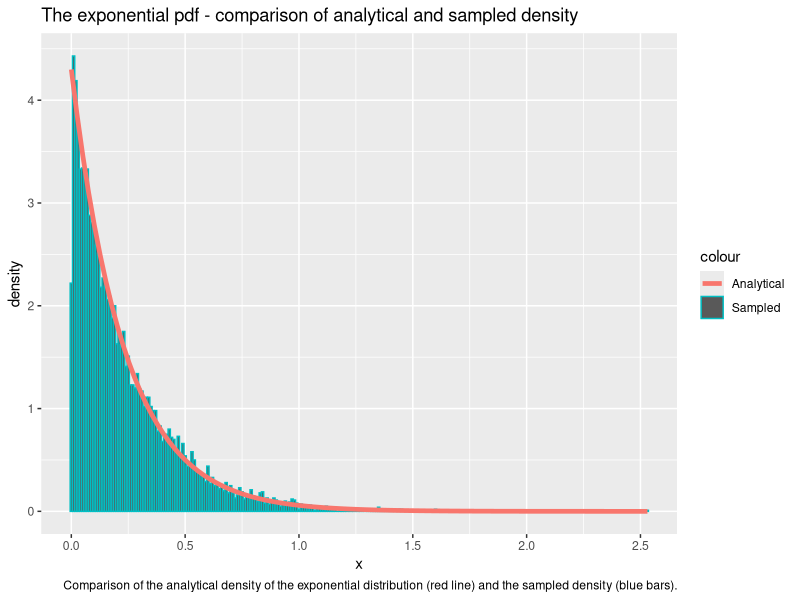
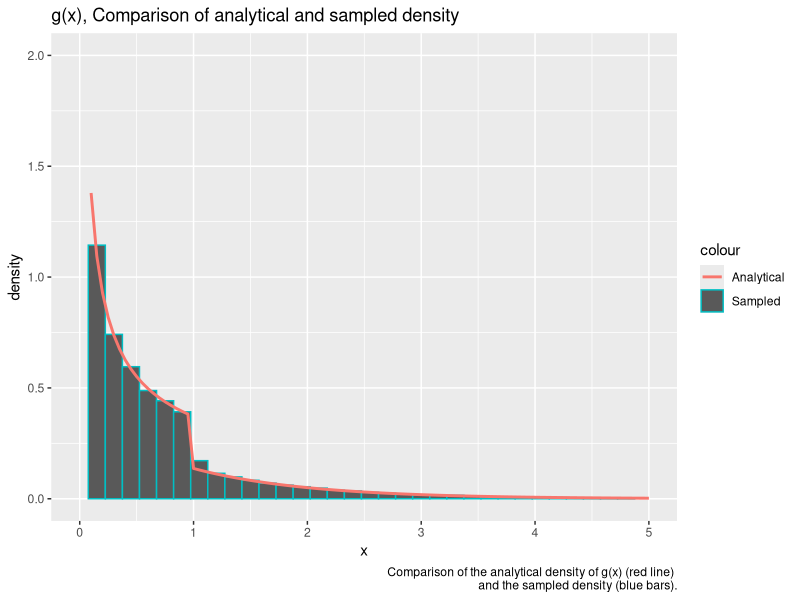
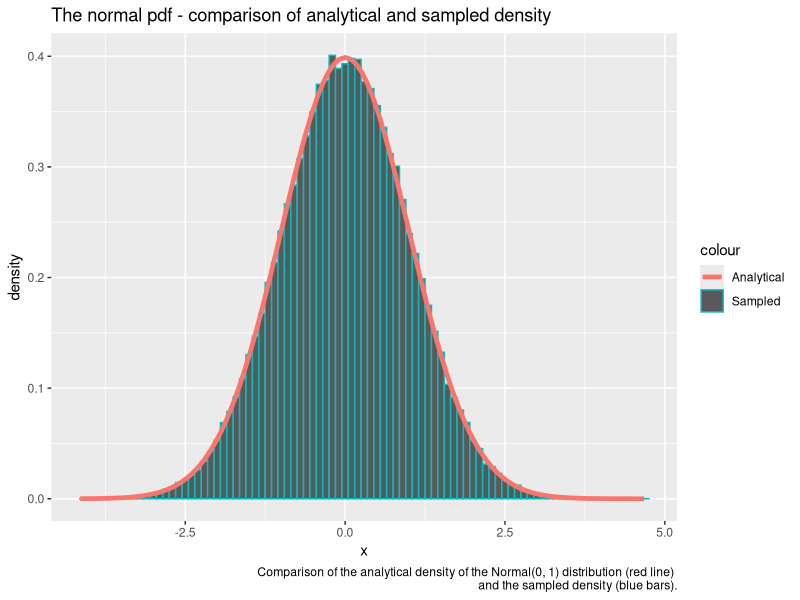
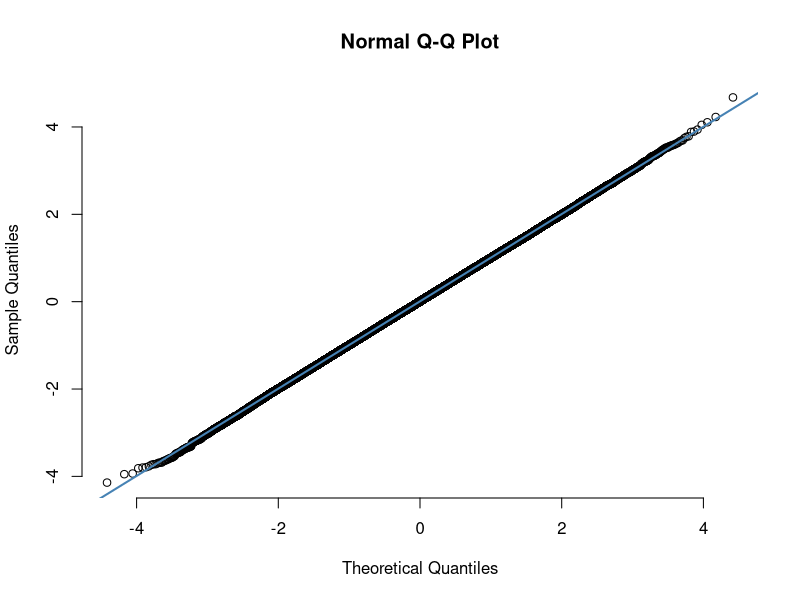
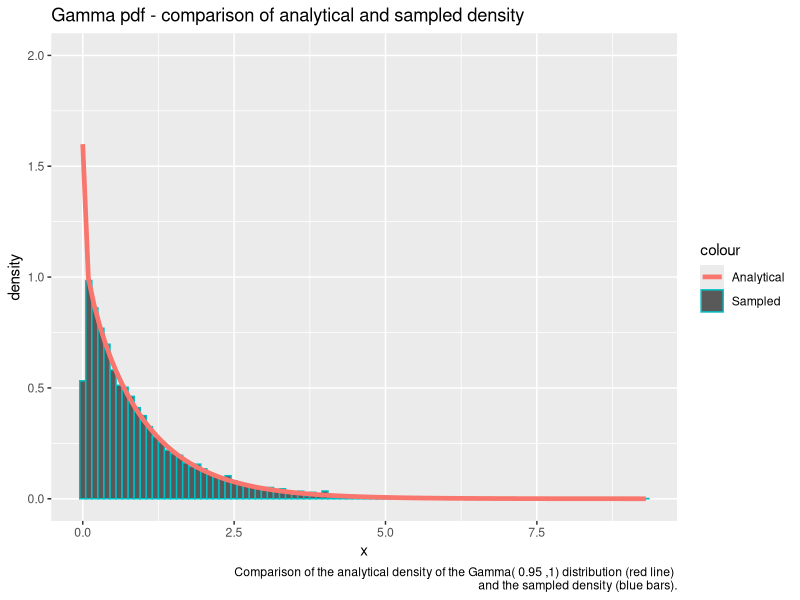
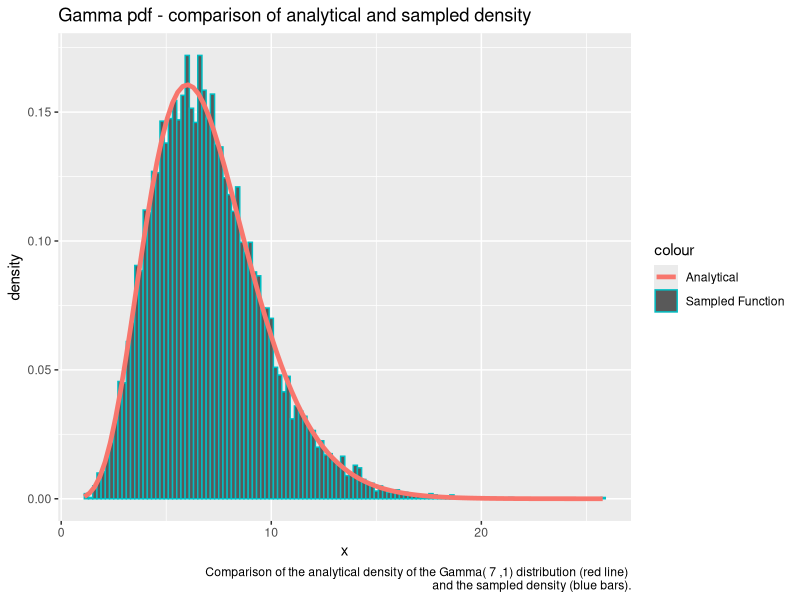
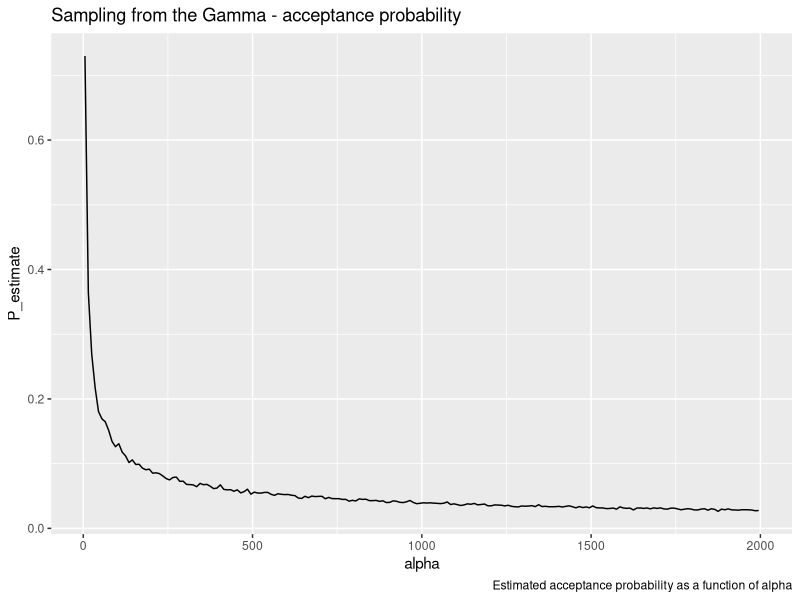
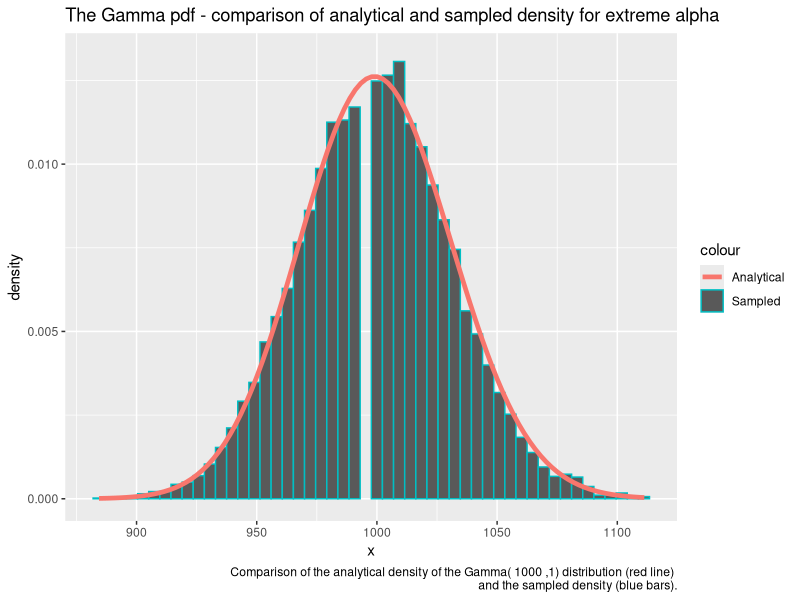

The R script that drew these images, in order:
## ---- chunk 1
library(formatR)
showsol <- FALSE
library(knitr)
opts_chunk$set(tidy.opts = list(width.cutoff = 68), tidy = TRUE, warning = FALSE, error = FALSE, message = FALSE, echo = TRUE)
## ---- chunk 2
library(ggplot2) # Load library for plotting
exponential<- function(lambda, n=1){ # Make default n = 1
  u = runif(n) # Draw uniformly distributed variables
  x = -1/lambda*log(u) # Do transformation to get exp. distr. variables 
  return(x)
}
## ---- chunk 3
n = 10000 # Number of samples
lambda = 4.300
x = exponential(lambda,n) # Draw samples from created function
cat('Theoretical mean: ', 1/lambda,' Computed mean: ', mean(x),'\n')
cat('Theoretical variance: ', 1/lambda^2, ' Computed variance: ', var(x))
## ---- chunk 4
# Prepare generated samples for plotting by putting them in a dataframe 
df2 <- data.frame(theo=seq(0,max(x),length.out=n), x=x)
# Plot the data
ggplot(df2, aes(x = x)) + geom_histogram(aes(y = ..density.., color = "Sampled"), binwidth=0.01) + stat_function(fun=dexp,geom = "line",size=1.6,args = (mean=lambda),aes(color="Analytical")) + ggtitle("The exponential pdf - comparison of analytical and sampled density") + labs(x='x', y='density', caption='Comparison of the analytical density of the exponential distribution (red line) and the sampled density (blue bars).')
## ---- chunk 5
# The function g(x) from problem A.2
g = function(x, alpha){
  c = alpha*exp(1)/(alpha+exp(1))
  result = vector(length = length(x))
  result[x<1.] = c*x[x<1.]^(alpha-1)
  result[x>=1.] = c*exp(-x[x>=1.])
  return(as.double(result))}

# The following function returns n from the density function g(x)
# by doing inversion sampling
G_inv = function(n, alpha){
  c = alpha*exp(1)/(alpha+exp(1))
  u = runif(n)
  result = vector(length = n)
  result[u < c/alpha] = (alpha/c * u[u < c/alpha])^(1/alpha)
  result[u >= c/alpha] = -log(1/alpha + exp(-1) - u[u >= c/alpha]/c)
  return(result)}

alpha = 0.4300
n = 100000
xsamples = G_inv(n, alpha) # Sample from the density function g(x) by inversion sampling
c = alpha*exp(1)/(alpha+exp(1))
mean = c/(alpha+1) + 2*c/exp(1)
cat('Theoretical mean: ', mean, ' Sampled mean: ', mean(xsamples))
## ---- chunk 6
variance = c/(alpha+2)+5*c/exp(1) - mean^2
cat('Theoretical variance: ', variance, ' Sampled variance: ', var(xsamples))
## ---- chunk 7
# Prepare generated samples for plotting by putting them in a dataframe 
df2 <- data.frame(theo=seq(0,max(xsamples),length.out=n), value=xsamples)
# Plot the data
ggplot(df2, aes(x = value)) + geom_histogram(aes(y = ..density.., color='Sampled'), binwidth=0.15) + stat_function(fun=g,geom = "line",size=1., args = (mean=alpha), alpha = 1., aes(color="Analytical")) + ggtitle("g(x), Comparison of analytical and sampled density") + ylim(0,2) + xlim(0,5)+labs(x='x', y='density', caption=paste('Comparison of the analytical density of g(x) (red line) \n and the sampled density (blue bars).'))
## ---- chunk 8
# Function to draw n i.i.d. Normal(0,1) variables based on Box-Muller transform
normal <- function(n){
  x_1 <- runif(n/2)
  x_2 <- exponential(1/2, n/2)
  y_1 <- sqrt(x_2)*cos(2*pi*x_1)
  y_2 <- sqrt(x_2)*sin(2*pi*x_1)
  y <- c(y_1,y_2)
  return(y)}
## ---- chunk 9
n = 100000
x <- normal(n) # Draw n i.i.d. Normal(0,1) variables
cat('Theoretical mean: ', 0,' Computed mean: ', mean(x),'\n')
cat('Theoretical variance: ', 1, ' Computed variance: ', var(x))
## ---- chunk 10
# Prepare generated samples for plotting by putting them in a dataframe 
df2 <- data.frame(theo=seq(0,max(x),length.out=n), value=x)
# Plot the data
ggplot(df2, aes(x = value)) + geom_histogram(aes(y = ..density.., col = "Sampled"), binwidth=0.1) + stat_function(fun=dnorm,aes(col = "Analytical"),geom = "line",size=1.6,args = list(mean=0, sd = 1)) + ggtitle("The normal pdf - comparison of analytical and sampled density") + labs(x='x', y='density', caption=paste('Comparison of the analytical density of the Normal(0, 1) distribution (red line) \n and the sampled density (blue bars).'))
# Make a qq-plot of the generated samples
qqnorm(x, pch = 1, frame = FALSE)
qqline(x, col = "steelblue", lwd = 2)
## ---- chunk 11
# Function to draw one sample of a d-variate Normal(mu, sigma) variable
# The function uses a transformation of d i.i.d. Normal(0,1) variables
normal_d <- function(d, mu, sigma){
  x <- normal(d)
  y <- mu + t(chol(sigma))%*%x
  return(y)}
## ---- chunk 12
d = 2
n = 100000
mu = c(1,2) # Mean vector
sigma = matrix(c(2.5,3,3,10),ncol=2,nrow=2) # Covariance matrix
sample = matrix(NA, ncol = d, nrow = n) # Prepare to draw samples
for (i in 1:n){
  sample[i,] <- normal_d(d,mu,sigma) # Draw n samples
}
average = apply(sample, 2,mean)
cat('Mean vector: \n')
average
covmat = cov(sample)
cat('Covariance matrix: \n')
covmat
## ---- chunk 13
library(nortest)
# Conduct Anderson-Daling test to check normality of the data
ad.test(sample[,1])
ad.test(sample[,2])
## ---- chunk 14
small_gamma = function(alpha, n=1){
  result = vector()
  iter = 0
  sampled = 0
  c = 1/(gamma(alpha)) * (1/alpha + exp(-1))
  
  while(sampled < n){

    # Sample from g(x)
    uniform2 = runif(n)
    x = G_inv(n, alpha)
    # Compute the acceptance probabilites
    probs = dgamma(x, alpha, rate=1) / (c * as.double(g(x, alpha)))
    # Append samples where u < f(x) / c g(x)
    result = append(result, x[uniform2 <= probs])
    # Increase counters
    sampled = sampled + sum(uniform2 <= probs)
    iter = iter + n
  }
  
  iter = iter - length(result) + n
  
  return(list(samples = result[seq(1:n)], iter = iter))
}
## ---- chunk 15
alpha = 0.95
G1 <- small_gamma(alpha, 10000)
df12 = data.frame(G1)

cat('Theoretical mean: ', alpha,' Computed mean: ', mean(G1$samples),'\n')
cat('Theoretical variance: ', alpha, ' Computed variance: ', var(G1$samples))
## ---- chunk 16
ggplot(data=df12, aes(x=samples)) + geom_histogram(data=df12, aes(x=samples, y=..density.., color="Sampled"), binwidth=0.1) +  stat_function(fun=dgamma, geom = "line",size=1.6, args = list(shape=alpha, rate=1), aes(x=samples, color = "Analytical")) + ggtitle("Gamma pdf - comparison of analytical and sampled density") + ylim(0. ,2.0) + labs(x='x', y='density', caption=paste('Comparison of the analytical density of the Gamma(', alpha, ',1) distribution (red line) \n and the sampled density (blue bars).'))
## ---- chunk 17
large_gamma <- function(alpha, n=1){
  # Log transformations of a and b+
  loga = 1/2 * (alpha - 1) * (log(alpha - 1) - 1)
  logb = 1/2 * (alpha + 1) * (log(alpha + 1) - 1)
  result = vector(mode="numeric")
  
  i = 0
  iter = 0
  while (i < n){
    iter = iter + 1 
    log_x_1 = loga + log(runif(1))
    log_x_2 = logb + log(runif(1))
    # Equivalent condition of (x_1, x_2) in C_f
    if (2*log_x_1 <= (alpha - 1)*(log_x_2 - log_x_1) - exp(log_x_2 - log_x_1)){
      result = append(result, exp(log_x_2 - log_x_1))
      i = i + 1
    }
    else{}
  }
  list(samples = result, iter = iter)
}
## ---- chunk 18
alpha = 7.
G2 = large_gamma(alpha, 10000)
cat('Theoretical mean: ', alpha,' Computed mean: ', mean(G2$samples),'\n')
cat('Theoretical variance: ', alpha, ' Computed variance: ', var(G2$samples))
## ---- chunk 19
df16 = data.frame(data=G2)

ggplot(df16, aes(x=data.samples)) + geom_histogram(data=df16, aes(x = data.samples, y=..density.., color="Sampled Function"), binwidth=0.2) + stat_function(fun=dgamma,geom = "line",size=1.6,aes(color='Analytical'),args = list(shape=alpha, rate = 1)) + ggtitle("Gamma pdf - comparison of analytical and sampled density") + labs(x='x', y='density', caption=paste('Comparison of the analytical density of the Gamma(', alpha, ',1) distribution (red line) \n and the sampled density (blue bars).'))
## ---- chunk 20
iterations = c()

for (alpha in seq(2, 2000, 10)){
  # Sample 1000 gamma variables for a particular alpha
  G = large_gamma(alpha, 1000)
  # Iter is here the average over all 1000 samples
  iterations = append(iterations, G$iter)
}

df15 = data.frame(alpha = seq(5, 2000, 10), P_estimate = 1000/iterations)

ggplot(df15, aes(x = alpha, y = P_estimate)) + geom_line() + ggtitle("Sampling from the Gamma - acceptance probability") + labs(caption='Estimated acceptance probability as a function of alpha')
## ---- chunk 21
#As specified above, gamma2 samples using rejection sampling for alpha < 1
# and the ratio of uniforms method for alpha > 1. If alpha = 1 we sample
# from the exponential
gamma2 = function(alpha, beta=1, n  = 1){
  if (alpha == 1.0){
    return(list(samples = exponential(beta, n), iter = n))
  }
  else if (alpha <= 1){
    G = small_gamma(alpha, n)
    #Insert rate / scale parameters
    G$samples = G$samples / beta
    return(G)
  }
  else if (alpha > 1){
    G = large_gamma(alpha, n)
    #Insert rate / scale parameters
    G$samples = G$samples / beta
    return(G)
  }
}

alpha = 1000
beta = 1
#Draw samples
G = gamma2(alpha, beta, 10000)
df17 <- data.frame(G)
#Compute the sampled density
histo = hist(G$samples, plot=F)
#Plot results
ggplot(df17, aes(x = samples)) + geom_histogram(aes(y = ..density.., color='Sampled'), bins=50) + stat_function(fun=dgamma,geom = "line",size=1.6,aes(color='Analytical'),args = list(shape=alpha, rate=beta)) + ggtitle("The Gamma pdf - comparison of analytical and sampled density for extreme alpha") + ylim(0, 1.1*max(histo$density)) + labs(x='x', y='density', caption=paste('Comparison of the analytical density of the Gamma(', alpha, ',1) distribution (red line) \n and the sampled density (blue bars).'))
## ---- chunk 22
library(MCMCpack)
#A function for fetching only the samples, not number of iterations
get_gamma_samples <- function(alpha){
  return(gamma2(alpha)$samples)
}

#Dirichlet sampler, as specified in the text above
dirichlet <- function(alpha){
  z<- sapply(alpha,get_gamma_samples)
  x <- z/sum(z)
  return(x)
}
## ---- chunk 23
k = 5
n = 20000
x <- matrix(NA, ncol = k, nrow = n)
#Sample the alphas from the exponential distribution
alpha <- exponential(1,k)
for (i in 1:n){
  x[i,] <- dirichlet(alpha)
}
cat('Theoretical mean: ', alpha/sum(alpha),'\n','Computed mean: ', apply(x,2,mean),'\n')
cat('Theoretical variance: ', alpha*(sum(alpha)-alpha)/(sum(alpha)^2*(sum(alpha)+1)),'\n', 'Computed variance: ', apply(x,2,var))
## ---- chunk 24
n <- 10000
alpha <- rep(1,k)
x <- matrix(NA, ncol = k, nrow = n)
for (i in 1:n){
  x[i,] <- dirichlet(alpha)
}
y <- as.vector(rdirichlet(n,alpha))
rfunc = data.frame(value = y)
ourfunc = data.frame(value = as.vector(x))
rfunc$type = 'R function'
ourfunc$type = 'Our function'
df = rbind(rfunc,ourfunc)
ggplot(df, aes(value, fill = type)) + 
   geom_histogram(alpha = 0.5, aes(y = ..density..), position = 'identity') + ggtitle('Comparison of Dirichlet samplers') + labs(x='x', y='density', caption=paste('Comparison of the sampled density of x_k\n sampled from our dirichlet sampler (red bars) and the sampler from MCMpack (blue bars)'))
## ---- chunk 25
df2 <- data.frame(theo=seq(0,max(x[,1]),length.out=n), value=x[,1])
ggplot(df2, aes(x = value)) + geom_histogram(aes(y = ..density.., colour = "Sampled"), 
      binwidth = 0.005) + stat_function(fun=dbeta,geom = "line",size=1.6,aes(col="Analytical"),args = list(shape1=1,shape2=k-1)) + ggtitle("Our function vs. analytical density") + labs(x='x', y='density', caption=paste('Comparison of the sampled density of x_1 sampled from our dirichlet sampler (blue bars) and the Beta distribution (red line)'))
## ---- chunk 26
#The unscaled density. Note that in the text we denote f as the actual density. 
f <- function(x){
  return((2+x)^125*(1-x)^38*x^34)
}
#Find c in f(x) / c g(x)
optimum = optimize(f,c(0,1),maximum = TRUE)

draw_samples <- function(n){
  samples <- rep(NA,n)
  iter = 0
  for (i in 1:n){
    finish = 0
    while(finish ==0){
      iter = iter + 1
      x_sample <- runif(1)
      #Compute acceptance probabilities
      alpha <- f(x_sample)/optimum$objective
      u = runif(1)
      if (u <=alpha){
        samples[i] <- x_sample
        finish <- 1
      }
    }
  }
  return(list(samples = samples, iterations = iter))
}
## ---- chunk 27
n = 10000
g <- function(x){
  return(f(x)*x)
}
#f_density is f / NC, where NC is the normalizing constant of f. 
f_density <- function(x){return(f(x)/integrate(f,0,1)$value)}
y <- draw_samples(n)
cat("Computed mean: ", sum(y$samples)/n, '\n')
cat("Theoretical mean: ", integrate(g,0,1)$value/integrate(f,0,1)$value, '\n')
df <- data.frame(theo=seq(0,1,length.out=n), value=y$samples)
ggplot(df, aes(x = value)) + geom_histogram(aes(y = ..density.., colour = "Sampled"), binwidth=0.001) + stat_function(fun=f_density,geom = "line",size=1.6,aes(colour="Analytical")) + ggtitle("Comparison of analytical and sampled density") + xlim(0,1) + geom_segment(x = sum(y$samples)/n, xend = sum(y$samples)/n, y = 0, yend = 100, aes(colour = "Mean"), size = 1.2, linetype = "longdash") + labs(x='x', y='density', caption=paste('Comparison of the sampled density of x_k sampled from our dirichlet sampler (red bars) and the sampler from MCMpack (blue bars)'))
## ---- chunk 28
cat("Average random numbers generated: ", y$iterations/n, '\n')
cat("Theoretical expected number: ", optimum$objective/integrate(f,0,1)$value)
## ---- chunk 29
#The new unscaled posterior target pdf, NC * f_new
unscaled_posterior_target = function(x){
  return(f_density(x)*dbeta(x, 1, 5))
}

#Compute the normalizing constant of f_new
NC_posterior = integrate(unscaled_posterior_target, 0, 1)$value

#Normalized new posterior target pdf, f_new
posterior_target = function(x){
  return(unscaled_posterior_target(x) / NC_posterior) 
}

#The density of x, f_new(x) * x
posterior_target_mean_density = function(x){
  return(x * posterior_target(x))
}

theoretical_mean = integrate(posterior_target_mean_density, 0, 1)$value

weights = posterior_target(y$samples) / f_density(y$samples)
posterior_mean = sum(y$samples*weights) / (n)
cat("IS posterior mean estimate:", posterior_mean, "\n")
cat("Analytical posterior mean:", theoretical_mean)
## ---- chunk 30
unscaled_weights = unscaled_posterior_target(y$samples) / f(y$samples)
posterior_mean_SN = sum(y$samples*unscaled_weights) / (sum(unscaled_weights))

cat("self-normalizing IS posterior mean estimate:", posterior_mean_SN, "\n")
cat("Analytical posterior mean:", theoretical_mean)
## ---- chunk 31
dbeta2 = function(x){
  return(dbeta(x, 1, 5))
}
est = sum(y$samples)/n
cat(paste('Mass left of x =',est,':', integrate(dbeta2, 0, est)$value))
